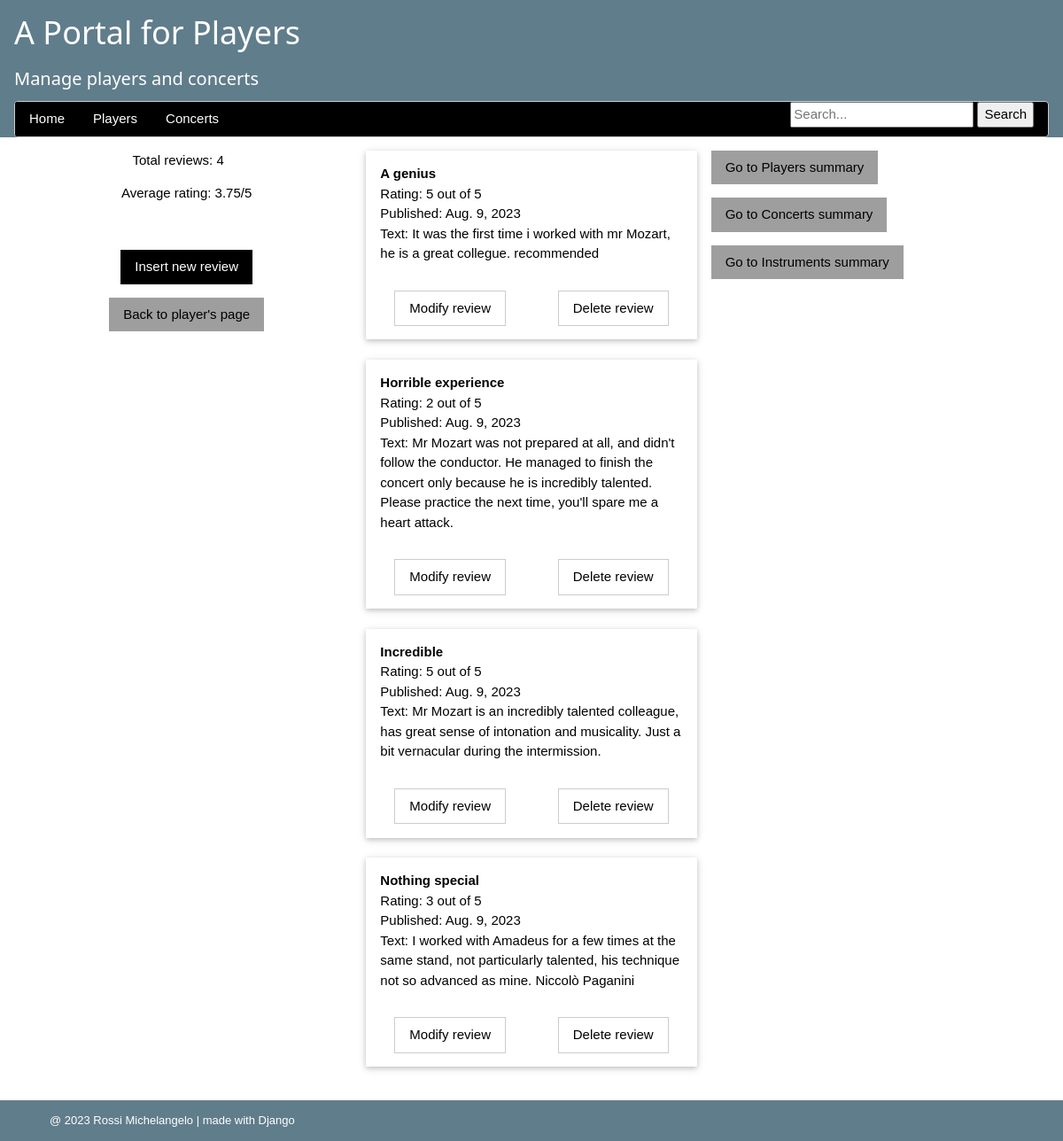
Page /home/players/6/reviews/ on the committed database.
### players/models.py (models this page shows, shortened)
class Review(models.Model):
    RATING_CHOICES = ((1, '1 - Bad'), (2, '2 - Sufficient'), (3, '3 - Average'), (4, '4 - Good'), (5, '5 - Excellent'))
    title = models.CharField(max_length=50)
    player = models.ForeignKey(Player, on_delete=models.CASCADE)
    text = models.TextField(max_length=300)
    rating = models.IntegerField(choices=RATING_CHOICES)
    pub_date = models.DateField(default=django.utils.timezone.now)

### players/views/reviews.py (the view)
# urls.py: path('players/<int:player_id>/reviews/', views.reviews_summary, name='reviews'),
def reviews_summary(request, player_id):
    reviews_list = Review.objects.filter(player=player_id).order_by('-pub_date', 'title')
    reviews_count = len(reviews_list)
    average = compute_average(reviews_list)
    context = {'reviews_list': reviews_list, 'count': reviews_count, 'average': average, 'player_id': player_id}
    return render(request, 'players/general/reviews_summary.html', context)

### players/views/reviews.py (called while the page is built)
def compute_average(reviews_list):
    if reviews_list:
        average = round(sum(review.rating for review in reviews_list)/len(reviews_list), 2)
    else:
        average = False
    return average

### players/templates/players/general/reviews_summary.html
{% extends 'players/general/base.html' %}
{% block first_third %}
    <div class="w3-center">
    {% if reviews_list %}
        <p>Total reviews: {{ count }} &emsp;
        <p>Average rating: {{ average }}/5</p>
    {% endif %}
    <br>
    <p><a href="{% url 'players:review_insert' player_id %}" class="w3-button w3-black">Insert new review</a> </p>
    <p><a href="{% url 'players:player_detail' player_id %}" class="w3-button w3-gray">Back to player's page</a> </p>
    </div>
{% endblock %}
{% block second_third %}
    <p>
    {% if reviews_list %}
        <ul class="w3-ul">
        {% for review in reviews_list %}
            <div class="w3-container w3-hover-shadow w3-card-2">
            <p>
                <strong>{{ review.title }}</strong><br>
                Rating:  {{ review.rating }} out of 5<br>
                Published:  {{ review.pub_date }}<br>
                Text:
                {{ review.text }}<br>
                <div class="w3-container">
                <p><a href="{% url 'players:review_modify' player_id review.id %}" class="w3-button w3-border">Modify review</a>
                <a href="{% url 'players:review_delete' player_id review.id %}" class="w3-button w3-border w3-right">Delete review</a></p>
              </div>
            </div>
            <br>
            {% endfor %}
        </ul>
            </p>
    {% else %}
        <div class="w3-panel w3-pale-red w3-leftbar w3-border-red"><h4>No reviews are available.</h4></div><br>
    {% endif %}
{% endblock %}

### players/static/players/mystyle.css (style rules this page uses)
html { box-sizing:border-box }
*,*:before,*:after { box-sizing:inherit }
html { -ms-text-size-adjust:100%;-webkit-text-size-adjust:100% }
body { margin:0 }
a { background-color:transparent }
b,strong { font-weight:bolder }
html,body { font-family:Verdana,sans-serif;font-size:15px;line-height:1.5 }
html { overflow-x:hidden }
a { color:inherit }
.w3-btn,.w3-button { border:none;display:inline-block;padding:8px 16px;vertical-align:middle;overflow:hidden;text-decoration:none;color:inherit;background-color:inherit;text-align:center;cursor:pointer;white-space:nowrap }
.w3-btn,.w3-button { -webkit-touch-callout:none;-webkit-user-select:none;-khtml-user-select:none;-moz-user-select:none;-ms-user-select:none;user-select:none }
.w3-ul { list-style-type:none;padding:0;margin:0 }
.w3-container:after,.w3-container:before,.w3-panel:after,.w3-panel:before,.w3-row:after,.w3-row:before,.w3-row-padding:after,.w3-row-padding:before, .w3-cell-row:before,.w3-cell-row:after,.w3-clear:after,.w3-clear:before,.w3-bar:before,.w3-bar:after { content:"";display:table;clear:both }
.w3-container,.w3-panel { padding:0.01em 16px }
.w3-card,.w3-card-2 { box-shadow:0 2px 5px 0 rgba(0,0,0,0.16),0 2px 10px 0 rgba(0,0,0,0.12) }
.w3-center { text-align:center!important }
.w3-border { border:1px solid #ccc!important }
.w3-right { float:right!important }
.w3-black,.w3-hover-black:hover { color:#fff!important;background-color:#000!important }
.w3-grey,.w3-hover-grey:hover,.w3-gray,.w3-hover-gray:hover { color:#000!important;background-color:#9e9e9e!important }

### rows in the picture
Review: title "A genius", rating "5", pub_date "Aug. 9, 2023", text "It was the first time i worked with mr Mozart, he is a great collegue. recommended"
Review: title "Horrible experience", rating "2", pub_date "Aug. 9, 2023", text "Mr Mozart was not prepared at all, and didn't follow the conductor. He managed to finish the concert only because he is incredibly talented. Please practice the next time, you'll spare me a heart attack."
Review: title "Incredible", rating "5", pub_date "Aug. 9, 2023", text "Mr Mozart is an incredibly talented colleague, has great sense of intonation and musicality. Just a bit vernacular during the intermission."
Review: title "Nothing special", rating "3", pub_date "Aug. 9, 2023", text "I worked with Amadeus for a few times at the same stand, not particularly talented, his technique not so advanced as mine. Niccolò Paganini"

### other values in the picture
{{ count }} "4"
{{ average }} "3.75"
